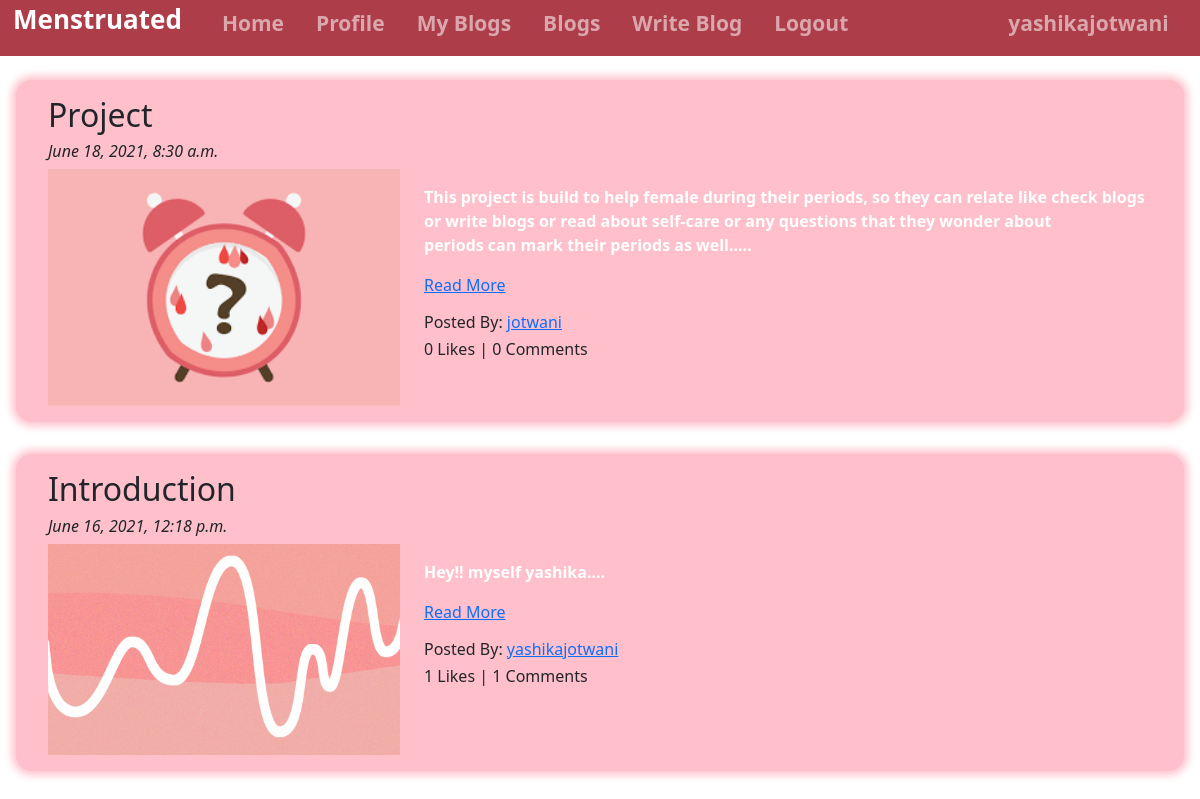
Page /blog/ (signed in) on the committed database.
### App_Blog/models.py (models this page shows, shortened)
class Blog(models.Model):
    author = models.ForeignKey(User, on_delete=models.CASCADE,related_name='post_author')
    blog_title = models.CharField(max_length=264, verbose_name="Put a Title")
    slug = models.SlugField(max_length=264, unique=True)
    blog_content = models.TextField(verbose_name="What is on your mind?")
    blog_image = models.ImageField(upload_to='blog_images', verbose_name="Blog Image")
    public_date = models.DateTimeField(auto_now_add = True)
    update_date = models.DateTimeField(auto_now=True)
    class Meta:
        ordering =['-public_date']

### App_Blog/views.py (the view)
# urls.py: path('',views.BlogList.as_view(),name='blog_list'),
class BlogList(ListView):
     context_object_name ='blogs'
     model = Blog
     template_name ='App_Blog/blog_list.html'
     queryset = Blog.objects.order_by('-public_date')

### App_Blog/templatetags/custom_filters.py (called while the page is built)
def range_filter(value):
    return value[0:500] + "...."

### templates/App_Blog/blog_list.html (shortened to what this page needs)
{% extends 'Base.html' %}
{%  load custom_filters %}
{% block body_block %}
{% for blog in blogs %}
<div class="cardblogmain">
    <div class="cardblog">
        <h2>{{ blog.blog_title }}</h2>
        <h6><i>{{ blog.public_date}}</i></h6>
        <div class="row">
        <div class="col-sm-4">
        <img src="/media/{{blog.blog_image}}" alt="{{ blog.blog_title}}" title="{{blog.blog_title}}" width="100%">
        </div>
        <div class="col-sm-8">
        <p class="postedcontent">{{blog.blog_content | range_filter | linebreaks}}
        <a href="{%  url 'App_Blog:blog_details' slug=blog.slug  %}" class="read-more">Read More</a>
        </p>
        <h6>Posted By: <a href="#" class="posted-by">{{blog.author}}</a> </h6>
        <h6>{{ blog.liked_blog.count }} Likes | {{ blog.blog_comment.count }} Comments</h6>
        </div>
        </div>
        </div>
</div>
{% endfor %}
{% endblock %}

### templates/Base.html (shortened to what this page needs)
<!DOCTYPE html>
{% load static %}
<html lang="en">
<head>
    <link href="https://cdn.jsdelivr.net/npm/bootstrap@5.0.1/dist/css/bootstrap.min.css" rel="stylesheet"
>
    <link rel="stylesheet" type="" href="https://maxcdn.bootstrapcdn.com/font-awesome/4.6.3/css/font-awesome.min.css">
    <link href="{% static 'css/base.css' %}" rel="stylesheet" />
</head>
<body>
    <nav class="navbar navbar-expand-sm bg-dark navbar-dark">
        <ul class="navbar-nav">
            <li class="nav-item active">
            </li>
            <li class="nav-item active" id="mainname" style="align-items: center;
            margin: 0rem 8px;
            font-size: 26px;
            color: white;
            font-weight: bold;
            margin-right: 1rem;">Menstruated</li>
            <li class="nav-item active">
                <a class="nav-link" href="{% url 'index' %}">Home</a>
            </li>
            {% if user.is_authenticated %}
            <li class="nav-item active">
                <a class="nav-link" href="{% url 'App_Login:profile' %}">Profile</a>
            </li>
            <li class="nav-item active">
                <a class="nav-link" href="{% url 'App_Blog:my_blogs' %}">My Blogs</a>
            </li>
            <li class="nav-item active">
                <a class="nav-link" href="{% url 'App_Blog:blog_list' %}">Blogs</a>
            <li class="nav-item active">
                    <a class="nav-link" href="{% url 'App_Blog:create_blog' %}">Write Blog</a>
            </li>
            <li class="nav-item active">
                <a class="nav-link" href="{% url 'App_Login:logout' %}">Logout</a>
            </li>
            </li>
            <li>
                <a class="nav-link" style="margin-left: 9rem;" href=""> {{ user.username }}</a>
            {% endif %}
        </ul>
    </nav>
    <div class="containermain">
        <div class="main">
            {% block body_block %}
            {% endblock %}
        </div>
    </div>
</body>
</html>

### static/css/base.css (style rules this page uses)
* { margin: 0; padding: 0; box-sizing: border-box; }
html { scroll-behavior: smooth; }
body { font-family: 'Segoe UI', Tahoma, Geneva, Verdana, sans-serif; }
.navbar { margin-top: 0.5rem; margin-bottom: 0.5rem; }
.navbar a { text-decoration: none; margin-left: 1rem; color: whitesmoke; font-size: 21px; font-weight: bold; }
.navbar { margin-top: -0.5rem !important; margin-bottom: -0.5rem !important; }
.bg-dark { background-color: #ab3643f5 !important; }
.cardblog { margin: 2rem 1rem; background: pink; border-radius: 16px; padding: 1rem 2rem; box-shadow: 0 0 9px 4px rgb(255 192 203); }
.blogmore h2,h4,p { color: white; font-weight: bold; }

### rows in the picture
Blog: blog_title "Project", public_date "June 18, 2021, 8:30 a.m.", blog_image (picture), blog_content|range_filter "This project is build to help female during their periods, so they can relate like check blogs or write blogs or read about self-care or any questions that they wonder about periods can mark their periods as well.....", author "jotwani", liked_blog.count "0", blog_comment.count "0"
Blog: blog_title "Introduction", public_date "June 16, 2021, 12:18 p.m.", blog_image (picture), blog_content|range_filter "Hey!! myself yashika....", author "yashikajotwani", liked_blog.count "1", blog_comment.count "1"

### other values in the picture
{{ user.username }} "yashikajotwani"
